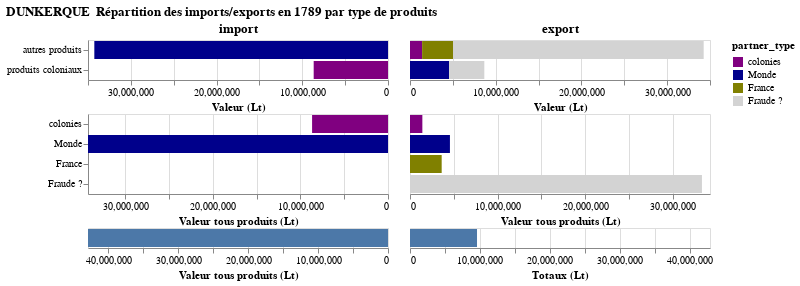
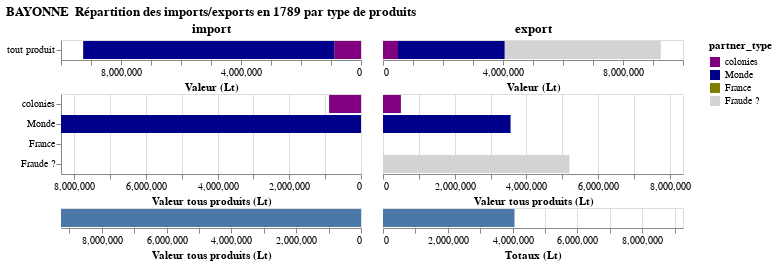
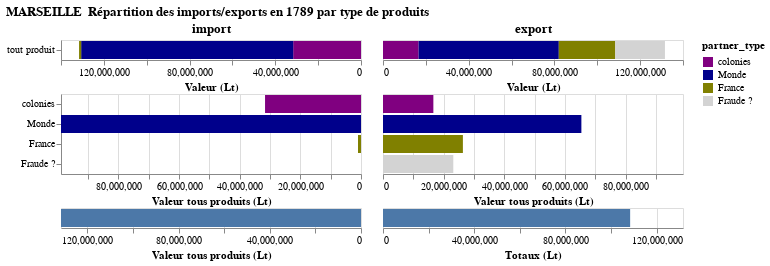
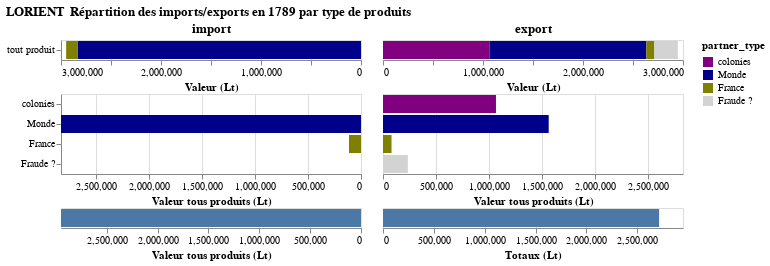

The notebook cell these images were saved under, in order:
### Markdown cell above
## Différence entre Importations et Exportations des produits coloniaux/autres

Dans TOFLIT18, les statistiques des ports francs en 1789 décrivent toutes les importations mais uniqument les exportations de produits coloniaux.
Aussi si l'on calcule la différence entre importations et les exportations, on estime la masse des flux qui : 
- pour les produits non coloniaux : les réexportations vers le monde
- pour les produits coloniaux : le volume d'exportations non déclarées (fraude)

En utilisant la classification Reexportation qui isole les produits qui sont probablement des produits coloniaux on compare les valeurs des importations et des exportations pour les ports francs.

Pour Dunkerque on constate une part très importante d'exportations manquante des produits coloniaux.

Pour Marseille, les différences sont bien moins importantes en valeur. Il semble y avoir tout de même une part de fraude dans les réexportations des produits coloniaux. A moins que cette part soit due à une transformation par l'industrie locale avatn réexporation transformée.

Pour Lorient, si il y a une légère anomalie également dans la réexportation des produits coloniaux il y a surtout une différence importante entre les deux autre catégories.

Pour Bayonne il semble il y avoir un problème dans les statistiques. A étudier.

### Code cell
for city in ["Dunkerque", "Bayonne", "Marseille", "Lorient"]:
    pyramide_port_franc(city, data[city]["total_trade"],"product_type", "partner_type", "type de produits")

### Figure 1 — Vega-Lite specification as saved in the notebook (floating-point values rounded to 4 significant figures)
{"data": {"values": [{"importsexports": "Exports", "partner_type": "colonies", "port": "Dunkerque", "product_type": "autres produits", "value": 1411503}, {"importsexports": "Exports", "partner_type": "France", "port": "Dunkerque", "product_type": "autres produits", "value": 3618000.0}, {"importsexports": "Exports", "partner_type": "Fraude ?", "port": "Dunkerque", "product_type": "autres produits", "value": 29230000.0}, {"importsexports": "Imports", "partner_type": "Monde", "port": "Dunkerque", "product_type": "autres produits", "value": 34261785}, {"importsexports": "Exports", "partner_type": "Monde", "port": "Dunkerque", "product_type": "produits coloniaux", "value": 4560525}, {"importsexports": "Exports", "partner_type": "Fraude ?", "port": "Dunkerque", "product_type": "produits coloniaux", "value": 4109630}, {"importsexports": "Imports", "partner_type": "colonies", "port": "Dunkerque", "product_type": "produits coloniaux", "value": 8670155}]}, "spacing": 0, "title": "DUNKERQUE\n Répartition des imports/exports en 1789 par type de produits", "vconcat": [{"hconcat": [{"encoding": {"color": {"field": "partner_type", "scale": {"domain": ["colonies", "Monde", "France", "Fraude ?"], "range": ["purple", "darkblue", "olive", "lightgrey", "darkgrey"]}, "type": "nominal"}, "x": {"field": "value", "sort": "descending", "title": "Valeur (Lt)", "type": "quantitative"}, "y": {"field": "product_type", "sort": "-x", "title": null, "type": "ordinal"}}, "mark": {"tooltip": {"content": "data"}, "type": "bar"}, "title": "import", "transform": [{"filter": {"equal": "Imports", "field": "importsexports"}}]}, {"encoding": {"color": {"field": "partner_type", "scale": {"domain": ["colonies", "Monde", "France", "Fraude ?"], "range": ["purple", "darkblue", "olive", "lightgrey", "darkgrey"]}, "sort": ["colonies", "Monde", "France", "Fraude ?"], "type": "nominal"}, "x": {"field": "value", "sort": "ascending", "title": "Valeur (Lt)", "type": "quantitative"}, "y": {"axis": null, "field": "product_type", "sort": "-x", "title": null, "type": "ordinal"}}, "mark": {"tooltip": {"content": "data"}, "type": "bar"}, "title": "export", "transform": [{"filter": {"equal": "Exports", "field": "importsexports"}}]}]}, {"hconcat": [{"encoding": {"color": {"field": "partner_type", "scale": {"domain": ["colonies", "Monde", "France", "Fraude ?"], "range": ["purple", "darkblue", "olive", "lightgrey", "darkgrey"]}, "sort": ["colonies", "Monde", "France", "Fraude ?"], "type": "nominal"}, "x": {"field": "total_value", "scale": {"domain": [0, 34261785]}, "sort": "descending", "title": "Valeur tous produits (Lt)", "type": "quantitative"}, "y": {"field": "partner_type", "scale": {"domain": ["colonies", "Monde", "France", "Fraude ?"]}, "sort": ["colonies", "Monde", "France", "Fraude ?"], "title": null, "type": "ordinal"}}, "mark": {"tooltip": {"content": "data"}, "type": "bar"}, "transform": [{"filter": {"equal": "Imports", "field": "importsexports"}}, {"aggregate": [{"as": "total_value", "field": "value", "op": "sum"}], "groupby": ["partner_type"]}]}, {"encoding": {"color": {"field": "partner_type", "scale": {"domain": ["colonies", "Monde", "France", "Fraude ?"], "range": ["purple", "darkblue", "olive", "lightgrey", "darkgrey"]}, "sort": ["colonies", "Monde", "France", "Fraude ?"], "type": "nominal"}, "x": {"field": "total_value", "scale": {"domain": [0, 34261785]}, "sort": "ascending", "title": "Valeur tous produits (Lt)", "type": "quantitative"}, "y": {"axis": null, "field": "partner_type", "scale": {"domain": ["colonies", "Monde", "France", "Fraude ?"]}, "sort": ["colonies", "Monde", "France", "Fraude ?"], "title": null, "type": "ordinal"}}, "mark": {"tooltip": {"content": "data"}, "type": "bar"}, "transform": [{"filter": {"equal": "Exports", "field": "importsexports"}}, {"aggregate": [{"as": "total_value", "field": "value", "op": "sum"}], "groupby": ["partner_type"]}]}]}, {"hconcat": [{"encoding": {"x": {"field": "total_value", "scale": {"domain": [0, 42931940]}, "sort": "descending", "title": "Valeur tous produits (Lt)", "type": "quantitative"}}, "mark": {"tooltip": {"content": "data"}, "type": "bar"}, "transform": [{"filter": {"equal": "Imports", "field": "importsexports"}}, {"filter": "indexof(datum.partner_type,'?')==-1"}, {"aggregate": [{"as": "total_value", "field": "value", "op": "sum"}]}]}, {"encoding": {"x": {"field": "total_value", "scale": {"domain": [0, 42931940]}, "sort": "ascending", "title": "Totaux (Lt)", "type": "quantitative"}}, "mark": {"tooltip": {"content": "data"}, "type": "bar"}, "transform": [{"filter": {"equal": "Exports", "field": "importsexports"}}, {"filter": "indexof(datum.partner_type,'?')==-1"}, {"aggregate": [{"as": "total_value", "field": "value", "op": "sum"}]}]}]}]}

### Figure 2 — Vega-Lite specification as saved in the notebook (floating-point values rounded to 4 significant figures)
{"data": {"values": [{"importsexports": "Exports", "partner_type": "colonies", "port": "Bayonne", "product_type": "tout produit", "value": 500164}, {"importsexports": "Exports", "partner_type": "Monde", "port": "Bayonne", "product_type": "tout produit", "value": 3559266}, {"importsexports": "Exports", "partner_type": "Fraude ?", "port": "Bayonne", "product_type": "tout produit", "value": 5201363}, {"importsexports": "Imports", "partner_type": "colonies", "port": "Bayonne", "product_type": "tout produit", "value": 890608}, {"importsexports": "Imports", "partner_type": "Monde", "port": "Bayonne", "product_type": "tout produit", "value": 8370185}]}, "spacing": 0, "title": "BAYONNE\n Répartition des imports/exports en 1789 par type de produits", "vconcat": [{"hconcat": [{"encoding": {"color": {"field": "partner_type", "scale": {"domain": ["colonies", "Monde", "France", "Fraude ?"], "range": ["purple", "darkblue", "olive", "lightgrey", "darkgrey"]}, "type": "nominal"}, "x": {"field": "value", "sort": "descending", "title": "Valeur (Lt)", "type": "quantitative"}, "y": {"field": "product_type", "sort": "-x", "title": null, "type": "ordinal"}}, "mark": {"tooltip": {"content": "data"}, "type": "bar"}, "title": "import", "transform": [{"filter": {"equal": "Imports", "field": "importsexports"}}]}, {"encoding": {"color": {"field": "partner_type", "scale": {"domain": ["colonies", "Monde", "France", "Fraude ?"], "range": ["purple", "darkblue", "olive", "lightgrey", "darkgrey"]}, "sort": ["colonies", "Monde", "France", "Fraude ?"], "type": "nominal"}, "x": {"field": "value", "sort": "ascending", "title": "Valeur (Lt)", "type": "quantitative"}, "y": {"axis": null, "field": "product_type", "sort": "-x", "title": null, "type": "ordinal"}}, "mark": {"tooltip": {"content": "data"}, "type": "bar"}, "title": "export", "transform": [{"filter": {"equal": "Exports", "field": "importsexports"}}]}]}, {"hconcat": [{"encoding": {"color": {"field": "partner_type", "scale": {"domain": ["colonies", "Monde", "France", "Fraude ?"], "range": ["purple", "darkblue", "olive", "lightgrey", "darkgrey"]}, "sort": ["colonies", "Monde", "France", "Fraude ?"], "type": "nominal"}, "x": {"field": "total_value", "scale": {"domain": [0, 8370185]}, "sort": "descending", "title": "Valeur tous produits (Lt)", "type": "quantitative"}, "y": {"field": "partner_type", "scale": {"domain": ["colonies", "Monde", "France", "Fraude ?"]}, "sort": ["colonies", "Monde", "France", "Fraude ?"], "title": null, "type": "ordinal"}}, "mark": {"tooltip": {"content": "data"}, "type": "bar"}, "transform": [{"filter": {"equal": "Imports", "field": "importsexports"}}, {"aggregate": [{"as": "total_value", "field": "value", "op": "sum"}], "groupby": ["partner_type"]}]}, {"encoding": {"color": {"field": "partner_type", "scale": {"domain": ["colonies", "Monde", "France", "Fraude ?"], "range": ["purple", "darkblue", "olive", "lightgrey", "darkgrey"]}, "sort": ["colonies", "Monde", "France", "Fraude ?"], "type": "nominal"}, "x": {"field": "total_value", "scale": {"domain": [0, 8370185]}, "sort": "ascending", "title": "Valeur tous produits (Lt)", "type": "quantitative"}, "y": {"axis": null, "field": "partner_type", "scale": {"domain": ["colonies", "Monde", "France", "Fraude ?"]}, "sort": ["colonies", "Monde", "France", "Fraude ?"], "title": null, "type": "ordinal"}}, "mark": {"tooltip": {"content": "data"}, "type": "bar"}, "transform": [{"filter": {"equal": "Exports", "field": "importsexports"}}, {"aggregate": [{"as": "total_value", "field": "value", "op": "sum"}], "groupby": ["partner_type"]}]}]}, {"hconcat": [{"encoding": {"x": {"field": "total_value", "scale": {"domain": [0, 9260793]}, "sort": "descending", "title": "Valeur tous produits (Lt)", "type": "quantitative"}}, "mark": {"tooltip": {"content": "data"}, "type": "bar"}, "transform": [{"filter": {"equal": "Imports", "field": "importsexports"}}, {"filter": "indexof(datum.partner_type,'?')==-1"}, {"aggregate": [{"as": "total_value", "field": "value", "op": "sum"}]}]}, {"encoding": {"x": {"field": "total_value", "scale": {"domain": [0, 9260793]}, "sort": "ascending", "title": "Totaux (Lt)", "type": "quantitative"}}, "mark": {"tooltip": {"content": "data"}, "type": "bar"}, "transform": [{"filter": {"equal": "Exports", "field": "importsexports"}}, {"filter": "indexof(datum.partner_type,'?')==-1"}, {"aggregate": [{"as": "total_value", "field": "value", "op": "sum"}]}]}]}]}

### Figure 3 — Vega-Lite specification as saved in the notebook (floating-point values rounded to 4 significant figures)
{"data": {"values": [{"importsexports": "Exports", "partner_type": "colonies", "port": "Marseille", "product_type": "tout produit", "value": 16611629}, {"importsexports": "Exports", "partner_type": "Monde", "port": "Marseille", "product_type": "tout produit", "value": 65430000.0}, {"importsexports": "Exports", "partner_type": "France", "port": "Marseille", "product_type": "tout produit", "value": 26350000.0}, {"importsexports": "Exports", "partner_type": "Fraude ?", "port": "Marseille", "product_type": "tout produit", "value": 23180000.0}, {"importsexports": "Imports", "partner_type": "colonies", "port": "Marseille", "product_type": "tout produit", "value": 31647025}, {"importsexports": "Imports", "partner_type": "Monde", "port": "Marseille", "product_type": "tout produit", "value": 98940000.0}, {"importsexports": "Imports", "partner_type": "France", "port": "Marseille", "product_type": "tout produit", "value": 983800.0}]}, "spacing": 0, "title": "MARSEILLE\n Répartition des imports/exports en 1789 par type de produits", "vconcat": [{"hconcat": [{"encoding": {"color": {"field": "partner_type", "scale": {"domain": ["colonies", "Monde", "France", "Fraude ?"], "range": ["purple", "darkblue", "olive", "lightgrey", "darkgrey"]}, "type": "nominal"}, "x": {"field": "value", "sort": "descending", "title": "Valeur (Lt)", "type": "quantitative"}, "y": {"field": "product_type", "sort": "-x", "title": null, "type": "ordinal"}}, "mark": {"tooltip": {"content": "data"}, "type": "bar"}, "title": "import", "transform": [{"filter": {"equal": "Imports", "field": "importsexports"}}]}, {"encoding": {"color": {"field": "partner_type", "scale": {"domain": ["colonies", "Monde", "France", "Fraude ?"], "range": ["purple", "darkblue", "olive", "lightgrey", "darkgrey"]}, "sort": ["colonies", "Monde", "France", "Fraude ?"], "type": "nominal"}, "x": {"field": "value", "sort": "ascending", "title": "Valeur (Lt)", "type": "quantitative"}, "y": {"axis": null, "field": "product_type", "sort": "-x", "title": null, "type": "ordinal"}}, "mark": {"tooltip": {"content": "data"}, "type": "bar"}, "title": "export", "transform": [{"filter": {"equal": "Exports", "field": "importsexports"}}]}]}, {"hconcat": [{"encoding": {"color": {"field": "partner_type", "scale": {"domain": ["colonies", "Monde", "France", "Fraude ?"], "range": ["purple", "darkblue", "olive", "lightgrey", "darkgrey"]}, "sort": ["colonies", "Monde", "France", "Fraude ?"], "type": "nominal"}, "x": {"field": "total_value", "scale": {"domain": [0, 98940000.0]}, "sort": "descending", "title": "Valeur tous produits (Lt)", "type": "quantitative"}, "y": {"field": "partner_type", "scale": {"domain": ["colonies", "Monde", "France", "Fraude ?"]}, "sort": ["colonies", "Monde", "France", "Fraude ?"], "title": null, "type": "ordinal"}}, "mark": {"tooltip": {"content": "data"}, "type": "bar"}, "transform": [{"filter": {"equal": "Imports", "field": "importsexports"}}, {"aggregate": [{"as": "total_value", "field": "value", "op": "sum"}], "groupby": ["partner_type"]}]}, {"encoding": {"color": {"field": "partner_type", "scale": {"domain": ["colonies", "Monde", "France", "Fraude ?"], "range": ["purple", "darkblue", "olive", "lightgrey", "darkgrey"]}, "sort": ["colonies", "Monde", "France", "Fraude ?"], "type": "nominal"}, "x": {"field": "total_value", "scale": {"domain": [0, 98940000.0]}, "sort": "ascending", "title": "Valeur tous produits (Lt)", "type": "quantitative"}, "y": {"axis": null, "field": "partner_type", "scale": {"domain": ["colonies", "Monde", "France", "Fraude ?"]}, "sort": ["colonies", "Monde", "France", "Fraude ?"], "title": null, "type": "ordinal"}}, "mark": {"tooltip": {"content": "data"}, "type": "bar"}, "transform": [{"filter": {"equal": "Exports", "field": "importsexports"}}, {"aggregate": [{"as": "total_value", "field": "value", "op": "sum"}], "groupby": ["partner_type"]}]}]}, {"hconcat": [{"encoding": {"x": {"field": "total_value", "scale": {"domain": [0, 131600000.0]}, "sort": "descending", "title": "Valeur tous produits (Lt)", "type": "quantitative"}}, "mark": {"tooltip": {"content": "data"}, "type": "bar"}, "transform": [{"filter": {"equal": "Imports", "field": "importsexports"}}, {"filter": "indexof(datum.partner_type,'?')==-1"}, {"aggregate": [{"as": "total_value", "field": "value", "op": "sum"}]}]}, {"encoding": {"x": {"field": "total_value", "scale": {"domain": [0, 131600000.0]}, "sort": "ascending", "title": "Totaux (Lt)", "type": "quantitative"}}, "mark": {"tooltip": {"content": "data"}, "type": "bar"}, "transform": [{"filter": {"equal": "Exports", "field": "importsexports"}}, {"filter": "indexof(datum.partner_type,'?')==-1"}, {"aggregate": [{"as": "total_value", "field": "value", "op": "sum"}]}]}]}]}

### Figure 4 — Vega-Lite specification as saved in the notebook (floating-point values rounded to 4 significant figures)
{"data": {"values": [{"importsexports": "Exports", "partner_type": "colonies", "port": "Lorient", "product_type": "tout produit", "value": 1067534}, {"importsexports": "Exports", "partner_type": "Monde", "port": "Lorient", "product_type": "tout produit", "value": 1566000.0}, {"importsexports": "Exports", "partner_type": "France", "port": "Lorient", "product_type": "tout produit", "value": 80460.0}, {"importsexports": "Exports", "partner_type": "Fraude ?", "port": "Lorient", "product_type": "tout produit", "value": 234800.0}, {"importsexports": "Imports", "partner_type": "Monde", "port": "Lorient", "product_type": "tout produit", "value": 2835000.0}, {"importsexports": "Imports", "partner_type": "France", "port": "Lorient", "product_type": "tout produit", "value": 113600.0}]}, "spacing": 0, "title": "LORIENT\n Répartition des imports/exports en 1789 par type de produits", "vconcat": [{"hconcat": [{"encoding": {"color": {"field": "partner_type", "scale": {"domain": ["colonies", "Monde", "France", "Fraude ?"], "range": ["purple", "darkblue", "olive", "lightgrey", "darkgrey"]}, "type": "nominal"}, "x": {"field": "value", "sort": "descending", "title": "Valeur (Lt)", "type": "quantitative"}, "y": {"field": "product_type", "sort": "-x", "title": null, "type": "ordinal"}}, "mark": {"tooltip": {"content": "data"}, "type": "bar"}, "title": "import", "transform": [{"filter": {"equal": "Imports", "field": "importsexports"}}]}, {"encoding": {"color": {"field": "partner_type", "scale": {"domain": ["colonies", "Monde", "France", "Fraude ?"], "range": ["purple", "darkblue", "olive", "lightgrey", "darkgrey"]}, "sort": ["colonies", "Monde", "France", "Fraude ?"], "type": "nominal"}, "x": {"field": "value", "sort": "ascending", "title": "Valeur (Lt)", "type": "quantitative"}, "y": {"axis": null, "field": "product_type", "sort": "-x", "title": null, "type": "ordinal"}}, "mark": {"tooltip": {"content": "data"}, "type": "bar"}, "title": "export", "transform": [{"filter": {"equal": "Exports", "field": "importsexports"}}]}]}, {"hconcat": [{"encoding": {"color": {"field": "partner_type", "scale": {"domain": ["colonies", "Monde", "France", "Fraude ?"], "range": ["purple", "darkblue", "olive", "lightgrey", "darkgrey"]}, "sort": ["colonies", "Monde", "France", "Fraude ?"], "type": "nominal"}, "x": {"field": "total_value", "scale": {"domain": [0, 2835000.0]}, "sort": "descending", "title": "Valeur tous produits (Lt)", "type": "quantitative"}, "y": {"field": "partner_type", "scale": {"domain": ["colonies", "Monde", "France", "Fraude ?"]}, "sort": ["colonies", "Monde", "France", "Fraude ?"], "title": null, "type": "ordinal"}}, "mark": {"tooltip": {"content": "data"}, "type": "bar"}, "transform": [{"filter": {"equal": "Imports", "field": "importsexports"}}, {"aggregate": [{"as": "total_value", "field": "value", "op": "sum"}], "groupby": ["partner_type"]}]}, {"encoding": {"color": {"field": "partner_type", "scale": {"domain": ["colonies", "Monde", "France", "Fraude ?"], "range": ["purple", "darkblue", "olive", "lightgrey", "darkgrey"]}, "sort": ["colonies", "Monde", "France", "Fraude ?"], "type": "nominal"}, "x": {"field": "total_value", "scale": {"domain": [0, 2835000.0]}, "sort": "ascending", "title": "Valeur tous produits (Lt)", "type": "quantitative"}, "y": {"axis": null, "field": "partner_type", "scale": {"domain": ["colonies", "Monde", "France", "Fraude ?"]}, "sort": ["colonies", "Monde", "France", "Fraude ?"], "title": null, "type": "ordinal"}}, "mark": {"tooltip": {"content": "data"}, "type": "bar"}, "transform": [{"filter": {"equal": "Exports", "field": "importsexports"}}, {"aggregate": [{"as": "total_value", "field": "value", "op": "sum"}], "groupby": ["partner_type"]}]}]}, {"hconcat": [{"encoding": {"x": {"field": "total_value", "scale": {"domain": [0, 2949000.0]}, "sort": "descending", "title": "Valeur tous produits (Lt)", "type": "quantitative"}}, "mark": {"tooltip": {"content": "data"}, "type": "bar"}, "transform": [{"filter": {"equal": "Imports", "field": "importsexports"}}, {"filter": "indexof(datum.partner_type,'?')==-1"}, {"aggregate": [{"as": "total_value", "field": "value", "op": "sum"}]}]}, {"encoding": {"x": {"field": "total_value", "scale": {"domain": [0, 2949000.0]}, "sort": "ascending", "title": "Totaux (Lt)", "type": "quantitative"}}, "mark": {"tooltip": {"content": "data"}, "type": "bar"}, "transform": [{"filter": {"equal": "Exports", "field": "importsexports"}}, {"filter": "indexof(datum.partner_type,'?')==-1"}, {"aggregate": [{"as": "total_value", "field": "value", "op": "sum"}]}]}]}]}
